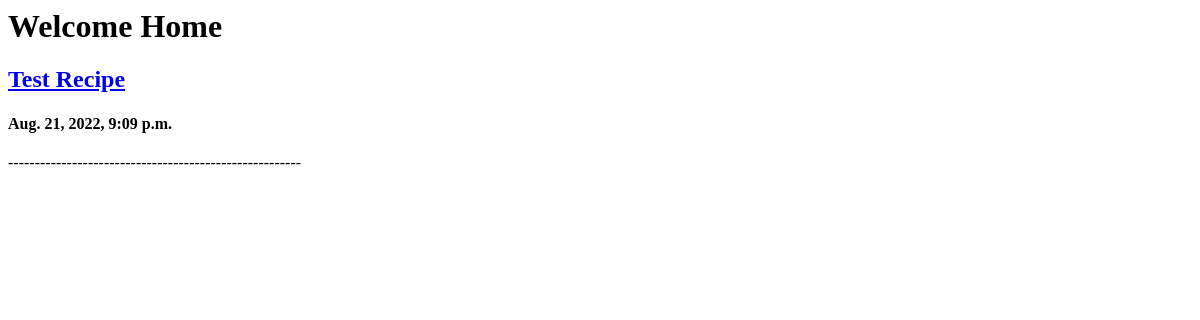
The app's page /, older data.
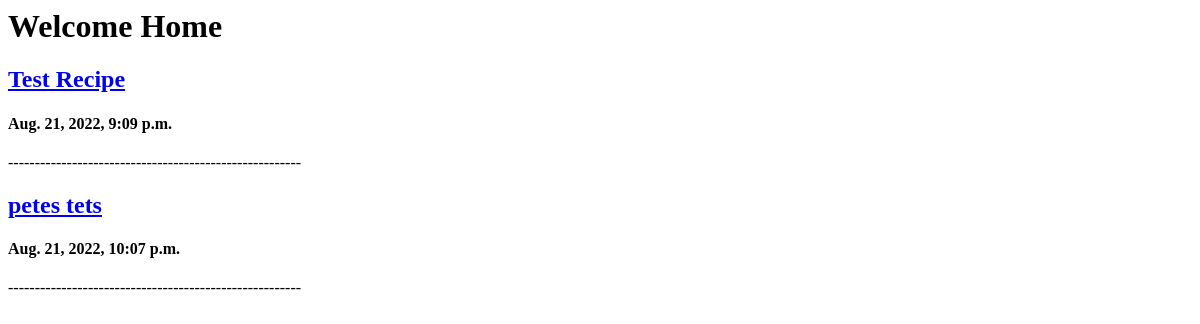
The same page, newer data.
### recipeboxapp/models.py (models this page shows, shortened)
class Recipe(models.Model):
    title = models.CharField(max_length=100)
    body = models.TextField()
    time_created = models.DateTimeField(default=timezone.now)
    author = models.ForeignKey(Author, on_delete=models.CASCADE)

### recipeboxapp/views.py (the view)
# urls.py: path("", views.index,),
def index(request):
    recipes = Recipe.objects.all()
    return render(request, "homepage.html", {'recipes': recipes})

### templates/homepage.html
<h1>Welcome Home</h1>
{% for attribute in recipes %}
<h2><a href="/recipe_details/{{ attribute.id }}/">{{ attribute.title }}</a></h2>
<h4>{{attribute.time_created}}</h4>
-------------------------------------------------------
{% endfor %}

Row changes from the older to the newer data that the page shows:
added Recipe: title "petes tets", time_created "Aug. 21, 2022, 10:07 p.m."
